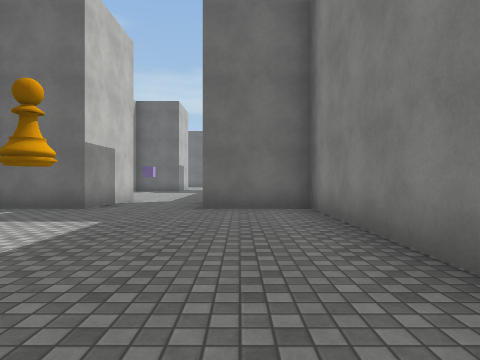
[1] (above)

18 first-person views from a walk through a scene from a Unity 3-D project. The camera is 1.2 m above the floor, looks level and sees 75° across. The floor is counted in squares, 2 m on a side. Each view is taken from the middle of a square. On the plan, view 1 faces up. The plan holds only what a view shows up to about 9 squares ahead; the rest is blank. The player is left out. Surface patterns are stand-ins for the level's own textures.

[2]
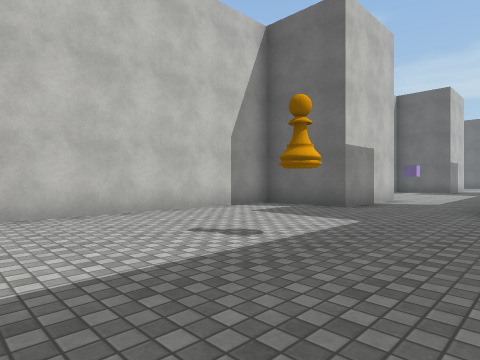

[3]
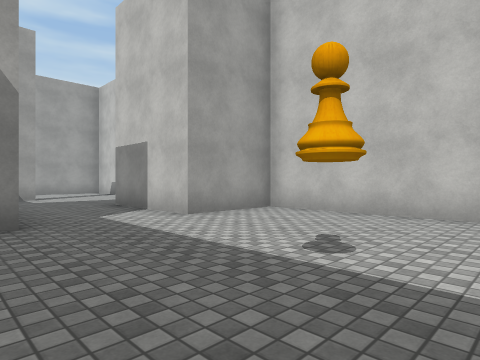

[4]
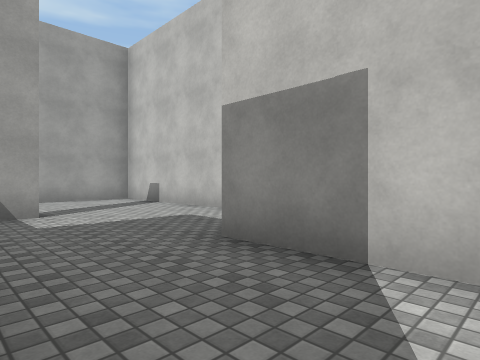

[5]
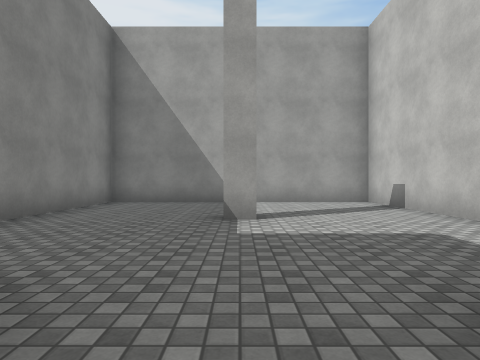

[6]
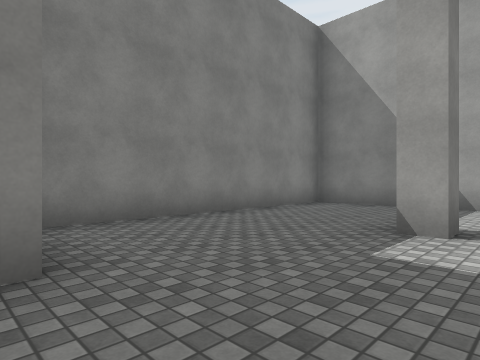

[7]
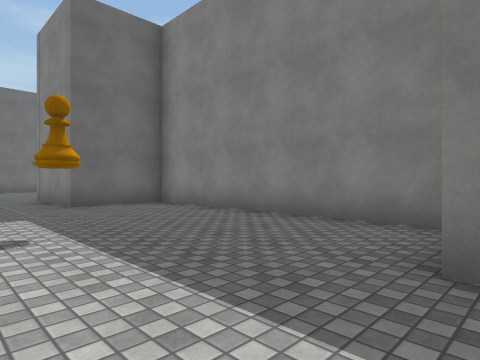

[8]
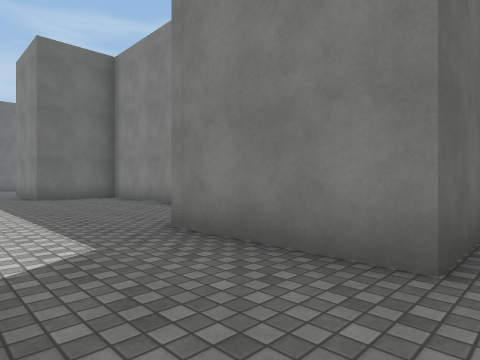

[9]
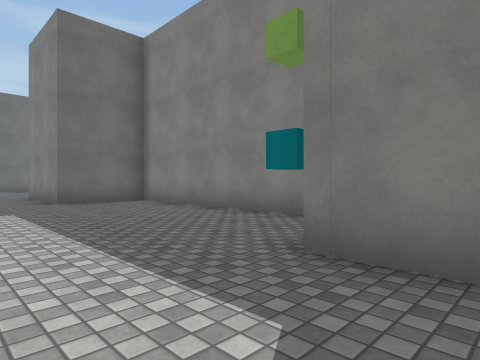

[10]
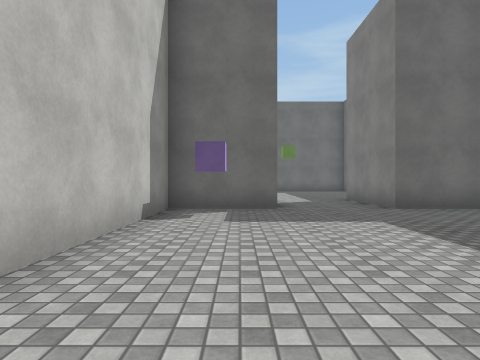

[11]
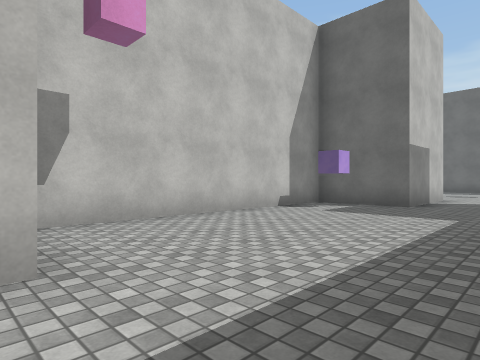

[12]
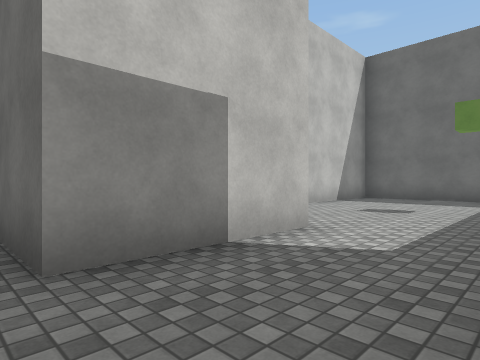

[13]
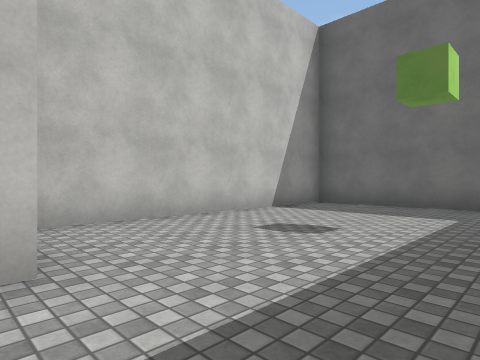

[14]
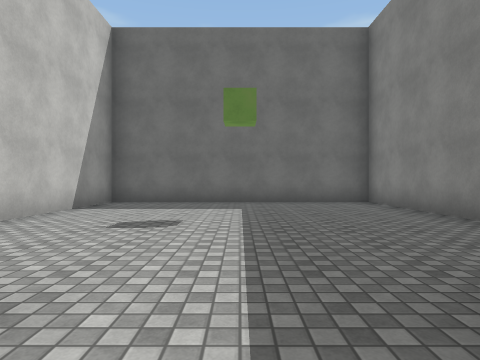

[15]
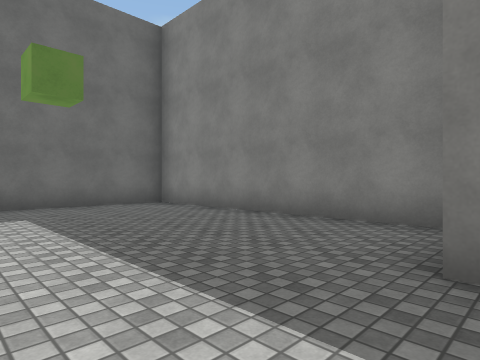

[16]
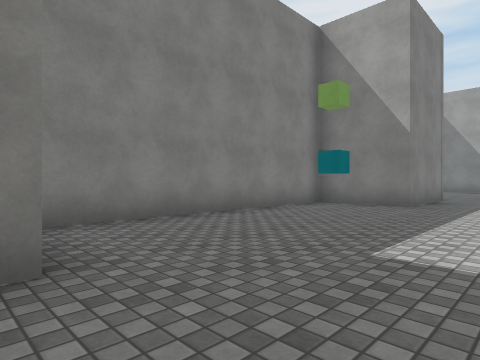

[17]
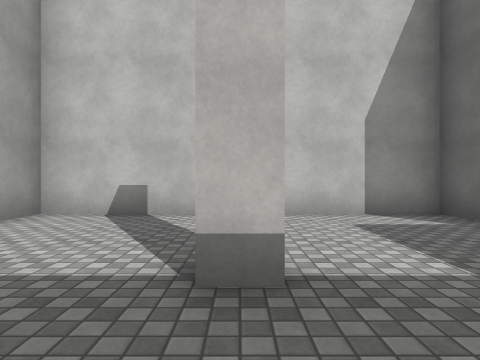

[18]
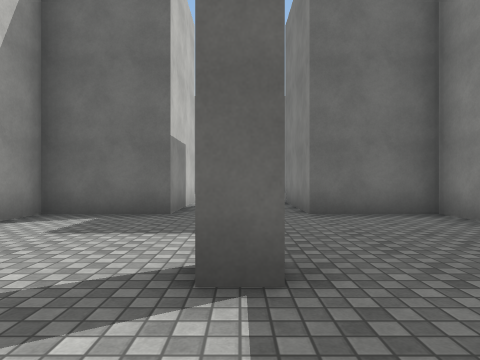

### Floor plan
Points are (right, up) in squares from view 1. A wall is a line through its corners. A room is listed if a view was taken in it or the views show most of it. See-through windows are left out.
Room 1 (views 1, 2, 3, 4, 5, 6, 7, 8, 9, 10, 11, 12, 13, 14, 15, 16, 17, 18)
walls: (-3.2, 9.5) (-3.2, 6.5) (-5.5, 6.5) (-5.5, -0.5) (-3.2, -0.5) (-3.2, -3.5) (-5.5, -3.5) (-5.5, -10.5) (1.5, -10.5) (1.5, -3.5) (-0.8, -3.5) (-0.8, -0.5); (1.5, -0.1) (1.5, 6.5) (-0.8, 6.5) (-0.8, 9.5) (1.5, 9.5) (1.5, 16.2); (1.2, 16.5) (-0.8, 16.5) (-0.8, 19.5); (-3.2, 19.5) (-3.2, 16.5) (-5.5, 16.5) (-5.5, 9.9); (1.5, 19.9) (1.5, 26.5) (-5.5, 26.5) (-5.5, 19.9); (-2.3, -6.8) (-1.7, -6.8) (-1.7, -7.3) (-2.3, -7.3) (-2.3, -6.8)

Where each view was taken, in squares from view 1:
view 1: 0 up, 0 right, facing up
view 2: 0 up, 0 right, facing up-left
view 3: 4 up, 0 right, facing down-left
view 4: 1 down, 1 left, facing down-left
view 5: 2 down, 2 left, facing down
view 6: 3 down, 3 left, facing down-right
view 7: 1 down, 3 left, facing up-right
view 8: 6 up, 3 left, facing up-right
view 9: 8 up, 3 left, facing up-right
view 10: 10 up, 4 left, facing up
view 11: 9 up, 1 left, facing up-left
view 12: 16 up, 1 left, facing up-left
view 13: 19 up, 1 left, facing up-left
view 14: 18 up, 2 left, facing up
view 15: 19 up, 3 left, facing up-right
view 16: 17 up, 3 left, facing down-right
view 17: 7 down, 0 right, facing left
view 18: 9 down, 2 left, facing up
